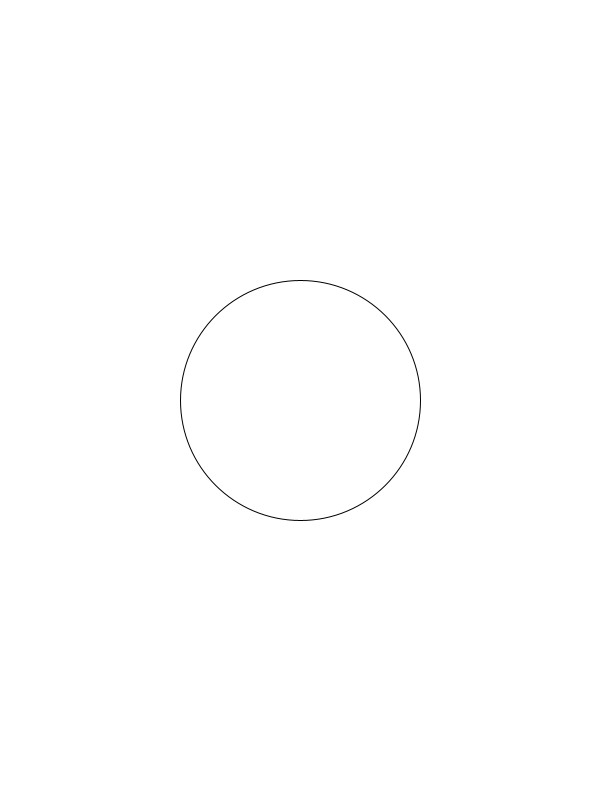
Frame 1 (no input)
Frame 60 (the mouse pressed at the canvas centre just before this capture): identical to frame 1, image omitted
Frame 120 (the mouse held since frame 60 and released just before this capture): identical to frame 1, image omitted

The Processing sketch that drew this single still picture (run headless with seeded random() and noise(); from frame 60 on, the mouse is pressed at the canvas centre):

// Processing sketch: FlowerOfLife
// ── FlowerOfLife.pde
/* This program naturally uses hexagonal # to get cool looking pattern */
/* Rotation formula 
 x' = cos sin * x
 y'  -sin cos   y
 => 
 x' =  x cos + y sin
 y' = -x sin + y cos
 */

int NN = 5;    /* global number of circles */
int nn = 5;    /* current number of circles */
int cMIN = 3;  /* min number of circles */
int cMAX = 9;  /* max number of circles */

float r = 40.0; /* radius of a small circle */ 
int fading = 0; /* defines circles fading */

void setup() {
  /* to fit on tumblr */
  size(600, 800);
}

void draw() {
  background(255); 
  noFill();
  strokeWeight(1.0);
  fading += 4;
  /* to catch errors */
  if (fading > 255) fading = 255;
  NN = nn;

  float[] posX = new float[6*(NN - 3)*(NN - 2)/2 + 1]; /* full inner circles */
  float[] posY = new float[6*(NN - 3)*(NN - 2)/2 + 1]; /* full inner circles */
  
  float[] posXhalf = new float [6*(NN - 2)]; /* half inner circles */
  float[] posYhalf = new float [6*(NN - 2)]; /* half inner circles */
  
  float[] posXarc = new float [6*(NN - 1)]; /* extra arcs */
  float[] posYarc = new float [6*(NN - 1)]; /* extra arcs */

  float[] distColorCirc = new float[6*(NN - 3)*(NN - 2)/2 + 1]; /* circles coloring */
  float[] distColorHalf = new float [6*(NN - 2)]; /* half-circles coloring */
  float[] distColorArc = new float [6*(NN - 1)];  /* arcs coloring */  
  /* to adjust coloring */
  float maxDist = 0.0;
  float minDist = width;
  
  pushMatrix();
  translate(width/2, height/2);
  /* get all inner points*/
  for (int ii = 1; ii < NN; ++ii) 
    getHex(posX, posY, ii);

  /* get points for half-circles */
  getHexOut(posXhalf, posYhalf, NN - 1);
  /* get points for etxtra arcs */
  getHexOut(posXarc, posYarc, NN);
  
  /* draw all half-circles and extra arcs */
  multipleArc(distColorArc, posXarc, posYarc, NN, PI/3, 2*PI/3);
  multipleArc(distColorHalf, posXhalf, posYhalf, NN - 1, 0, PI);
  /* adjust coloring scale */
  minMaxDist(distColorCirc, posX, posY, maxDist, minDist);
  /* draw inner circles */
  if (NN > 3) /* to prevent ugly overlapping */
    for (int i =  posX.length - 1; i >= 0; --i){    
      stroke(map(dist(posX[i], posY[i], mouseX - width/2, mouseY - height/2), maxDist/40*NN, minDist/40*NN, fading, 255));     
      ellipse(posX[i], posY[i], 2*r, 2*r);  
    }

  /* global ellipse */
  stroke(0);
  ellipse(0, 0, 2*r*(NN - 2), 2*r*(NN - 2));
  popMatrix();
}

/* calculates the coordinates of the hexagon's nodes */
void getHex(float x[], float y[], int start) {
  /* initialize and skip */
  if (start == 1 || start == 2) {
    x[0] = 0;
    y[0] = 0;
  }
  else{
    /* where to write current points */
    int iMin = 6*(start - 3)*(start - 2)/2 + 1;
    int iMax = 6*(start - 2)*(start - 1)/2;
  
    /* inititialize current hexagon */
    x[iMin] = -r/2.0 * (start - 2);
    y[iMin] = r*sqrt(3.0)/2.0 * (start - 2);
  
    for (int i = iMin + 1; i < iMin + start - 1; ++i) {
      x[i] = x[i - 1] + r;
      y[i] = y[i - 1];
    }
  
    for (int j = iMin; j < iMax - start + 3; ++j) {
      x[j + start - 2] =  x[j]*cos(PI/3) + y[j]*sin(PI/3);
      y[j + start - 2] = -x[j]*sin(PI/3) + y[j]*cos(PI/3);
    }
  }
}

/* calculates the coordinates of the points to draw  
   half circles and extra arcs*/
void getHexOut(float x[], float y[], int start) {
  /* initialize current hexagon */
  x[0] = -r/2 * (start - 1);
  y[0] = r*sqrt(3.0)/2 * (start - 1);

  for (int i = 1; i < start - 1; ++i) {
    x[i] = x[i - 1] + r;
    y[i] = y[i - 1];
  }
  
  for (int j = 0; j < x.length - start + 1; ++j) {
    x[j + start - 1] =  x[j]*cos(PI/3) + y[j]*sin(PI/3);
    y[j + start - 1] = -x[j]*sin(PI/3) + y[j]*cos(PI/3);
  }
}

/* draws arcs and rotates them as necessary */
void multipleArc(float[] dColor, float x[], float y[], int start, float angleS, float angleF) {
  float maxDist = 0.0;
  float minDist = width;
  minMaxDist(dColor, x, y, maxDist, minDist);
  int k = 0;
  for (int j = 0; j < x.length - (start - 2); j += (start - 1)) {
    stroke(map(dist(x[j], y[j], mouseX - width/2, mouseY - height/2), maxDist/40*NN, minDist/40*NN, fading, 255));
    arc(x[j], y[j], 2*r, 2*r, angleS + PI + PI*(1 - k)/3, angleF + PI - PI*k/3); 
    int i = j + 1;
    while (i  < j + 1 + start - 2){
      stroke(map(dist(x[i], y[i], mouseX - width/2, mouseY - height/2), maxDist/40*NN, minDist/40*NN, fading, 255));
      arc(x[i], y[i], 2*r, 2*r, angleS + PI - PI*k/3, angleF + PI - PI*k/3);
      ++i;
    }
    ++k;
  }
}

/* defines min/max distance between mouse position and given array of positions; 
   is used to adjust coloring */
void minMaxDist(float[] dColor, float[] x, float[] y, float maxDist, float minDist){
  for (int i =0; i < x.length; ++i){
    dColor[i] = dist(x[i], y[i], mouseX - width/2, mouseY - height/2); 
    if (dColor[i] > maxDist)
      maxDist = dColor[i]; 
    if (dColor[i] < minDist)
      minDist = dColor[i];   
  }
}

void mousePressed() {
  /* increase/decrease radius of the main circle*/
  if (mouseButton == LEFT)
    nn += (nn + 1 > cMAX) ? 0 : 1;
  if (mouseButton == RIGHT)
    nn -= (nn - 1 < cMIN) ? 0 : 1;
}

void mouseMoved(){
    /* reset coloring */
    fading = 0;
}

/* for debugging */
void printOut(float a[], float b[]) {
  for (int i = 0; i < a.length; ++i)
    println(i + " : " + a[i] + " " + b[i]);
}
